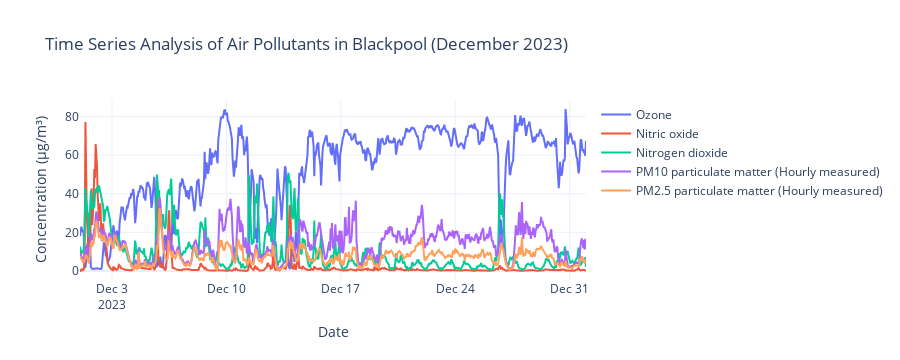

The code cell stored with this chart in its notebook:
### Code cell
fig.update_layout(
    title='Time Series Analysis of Air Pollutants in Blackpool (December 2023)',
    xaxis_title='Date',
    yaxis_title='Concentration (µg/m³)',
    template='plotly_white'
)

### Figure 1 — Plotly figure (JSON) as saved in the notebook; plotly's stock layout.template omitted (floating-point values rounded to 4 significant figures; data arrays with more than 128 entries replaced by an {"elided": "..."} marker saying what was removed)
{"data": [{"mode": "lines", "name": "Ozone", "type": "scatter", "x": {"elided": "744 str values"}, "y": {"elided": "744 float values"}}, {"mode": "lines", "name": "Nitric oxide", "type": "scatter", "x": {"elided": "744 str values"}, "y": {"elided": "744 float values"}}, {"mode": "lines", "name": "Nitrogen dioxide", "type": "scatter", "x": {"elided": "744 str values"}, "y": {"elided": "744 float values"}}, {"mode": "lines", "name": "PM10 particulate matter (Hourly measured)", "type": "scatter", "x": {"elided": "744 str values"}, "y": {"elided": "744 float values"}}, {"mode": "lines", "name": "PM2.5 particulate matter (Hourly measured)", "type": "scatter", "x": {"elided": "744 str values"}, "y": {"elided": "744 float values"}}], "layout": {"height": 360, "title": {"text": "Time Series Analysis of Air Pollutants in Blackpool (December 2023)"}, "xaxis": {"autorange": true, "range": ["2023-12-01 01:00", "2024-01-01"], "title": {"text": "Date"}, "type": "date"}, "yaxis": {"autorange": true, "range": [-4.691, 88.53], "title": {"text": "Concentration (µg/m³)"}, "type": "linear"}}}
